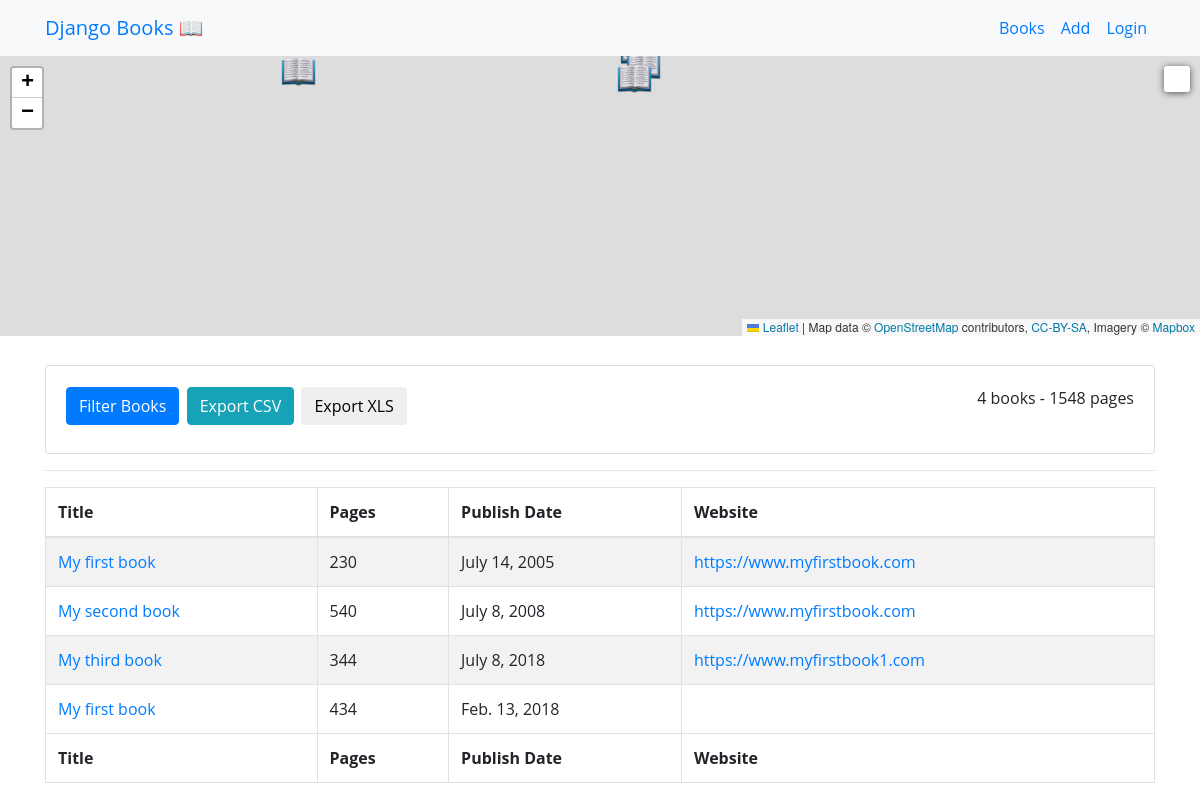
The page /books/ on the database its author committed.
### books/models.py (models this page shows, shortened)
class Book(models.Model):
    title = models.CharField(max_length=300)
    lat = models.DecimalField(max_digits=20, decimal_places=6)
    lon = models.DecimalField(max_digits=20, decimal_places=6)
    pages = models.IntegerField(default=1000)
    publish_date = models.DateField()
    website = models.URLField()
    synopsis = models.TextField()
    slug = models.SlugField(max_length=200)
    status = models.BooleanField(default=True)
    def get_absolute_url(self):
        return f'/books/{self.id}/{self.slug}/'

### books/views.py (the view)
def all_books(request):
    books = Book.objects.all()
    form = QueryForm(request.GET or None)
    paramDict = request.GET
    books = filter_books(books, paramDict)
    page_count = books.aggregate(Sum('pages'))
    map_books = [{'loc':[float(book.lon), float(book.lat)],
                  'title':book.title,
                  'url':book.get_absolute_url()} for book in books]
    context = {
        'books':books,
        'map_books': mark_safe(escapejs(json.dumps(map_books))),
        'page_count':page_count['pages__sum'],
        'form':form}
    return render(request, 'books/books.html', context)

### books/forms.py
class QueryForm(forms.Form):
    publish_date_before = forms.DateField(
        label='',
        required=False,
        widget = forms.TextInput(
            attrs={
                'class': 'form-control',
                'id':'datepicker1',
                'placeholder':'published before'
            }))
    publish_date_after = forms.DateField(
        label='',
        required=False,
        widget = forms.TextInput(
            attrs={
                'class': 'form-control',
                'id':'datepicker2',
                'placeholder':'published after'
            }))
    keywords = forms.CharField(
        required=False,
        label='',
        widget=forms.TextInput(
            attrs={
                'class':'form-control',
                'placeholder':'space-separated words matching title, synopsis, website or tags'
            }))

### books/utils/filter.py (called while the page is built, shortened)
def filter_books(books, paramDict):
    params = paramDict.keys()
    return books

### books/templates/books/books.html (shortened to what this page needs)
{% extends 'base.html' %}
{% load static %}
{% block head_extra %}
<link rel="stylesheet" href="{% static 'css/main.css' %}">
<link rel="stylesheet" href="{% static 'css/map-style.css' %}">
<link rel="stylesheet" href="{% static 'css/leaflet-search.css' %}">
<link rel="stylesheet" href="https://unpkg.com/leaflet@1.3.1/dist/leaflet.css"
integrity="sha512-Rksm5RenBEKSKFjgI3a41vrjkw4EVPlJ3+OiI65vTjIdo9brlAacEuKOiQ5OFh7cOI1bkDwLqdLw3Zg0cRJAAQ=="
crossorigin=""/>
<link href='https://api.mapbox.com/mapbox-gl-js/v0.44.1/mapbox-gl.css' rel='stylesheet' />
<link rel="stylesheet" type="text/css" href="https://cdn.datatables.net/v/dt/dt-1.10.16/datatables.min.css"/>
<link rel="stylesheet" href="https://cdnjs.cloudflare.com/ajax/libs/bootstrap-datepicker/1.7.1/css/bootstrap-datepicker.css" />
{% endblock head_extra %}
{% block content %}
    <div id="mapid"></div>
    <div class="container">
        <br />
            <div class="card" style="width: auto;">
            <div class="card-body">
                <div class="row">
                    <div class="col-md-6">
                <h3>
                    <form action="{% url 'books:csv' %}">
                        <a class="btn btn-primary" data-toggle="collapse" href="#collapseExample" aria-expanded="false" aria-controls="collapseExample">
                            Filter Books
                        </a>
                        <input type="submit" class="btn btn-info" form="id_query_form" formaction="{% url 'books:csv' %}" value="Export CSV">
                        <input type="submit" class="btn btn-default" form="id_query_form" formaction="{% url 'books:xls' %}" value="Export XLS">
                    </form>
                </h3>
                </div>
                <div style="text-align: right" class="col-md-6">
                    {{ books.count }} book{{ books | pluralize }} - {{ page_count }} page{{ page_count | pluralize }}
                </div>
                </div>
                    </div>
                </div>
            </div>
            <div class="container">
    <hr>
    <table id="book-table" class="table table-striped table-bordered" cellspacing="0" width="100%">
            <thead>
                <tr>
                    <th>Title</th>
                    <th>Pages</th>
                    <th>Publish Date</th>
                    <th>Website</th>
                </tr>
            </thead>
            <tfoot>
                <tr>
                    <th>Title</th>
                    <th>Pages</th>
                    <th>Publish Date</th>
                    <th>Website</th>
                </tr>
            </tfoot>
            <tbody>
                {% for book in books %}
                <tr>
                    <td><a href="{{ book.get_absolute_url }}">{{ book.title }}</td></a>
                    <td>{{ book.pages }}</td>
                    <td>{{ book.publish_date }}</td>
                    <td><a href="{{ book.website }}">{{ book.website }}</a></td>
                </a></tr>
                {% endfor %}
            </tbody>
        </table>
</div>
{% endblock %}

### templates/base.html (shortened to what this page needs)
{% load static %}
<!doctype html>
<html lang="en">
  <head>
    <link rel="stylesheet" href="https://maxcdn.bootstrapcdn.com/bootstrap/4.0.0/css/bootstrap.min.css">
    <link href="https://cdn.jsdelivr.net/npm/gijgo@1.8.1/combined/css/gijgo.min.css" rel="stylesheet" type="text/css" />
    {% block head_extra %}{% endblock %}
  </head>
  <body class="Site">
    {% block nav %}{% include 'nav.html' %}{% endblock nav %}
        <div class="Site-content">{% block content %}{% endblock%}</div>
  </body>
</html>

### templates/nav.html
<nav class="navbar navbar-custom navbar-expand-sm bg-light">
    <div class="container">
        <a class="navbar-brand" id="id_home" href="{% url 'books:all' %}">Django Books 📖</a>
        <ul class="nav navbar-nav navbar-right">
            <li class="nav-item">
                <a class="nav-link" id="id_all" href="{% url 'books:all' %}">Books</a>
            </li>
            <li class="nav-item">
                <a class="nav-link" id="id_new" href="{% url 'books:new' %}">
                    Add
                </a>
            </li>
            {% if request.user.is_authenticated %}
                <li class="nav-item pull-right">
                    <a class="nav-link pull-right" id="id_logout" href="{% url 'accounts:logout' %}">Logout</a>
                </li>
            {% else %}
                <li class="nav-item pull-right">
                    <a class="nav-link pull-right" id="id_login" href="{% url 'accounts:login' %}">Login</a>
                </li>
            {% endif %}
        </ul>
    </div>
</nav>

### static/css/main.css (style rules this page uses)
.navbar-custom { background-color: #cad1e0; }
.pull-right { float: right !important; }
#mapid { height: 280px; width: auto; margin-bottom:5px; }

### static/css/map-style.css (style rules this page uses)
html, body { font-family: 'Open Sans', sans-serif; margin: 0; padding: 0; height: 100%; width: 100%; box-sizing: border-box; }
*, *:before, *:after { box-sizing: border-box; }

### rows shown on the page
Book: title "My first book", pages "230", publish_date "July 14, 2005", website "https://www.myfirstbook.com"
Book: title "My second book", pages "540", publish_date "July 8, 2008", website "https://www.myfirstbook.com"
Book: title "My third book", pages "344", publish_date "July 8, 2018", website "https://www.myfirstbook1.com"
Book: title "My first book", pages "434", publish_date "Feb. 13, 2018"

### other values the page prints
{{ books.count }} "4"
{{ books | pluralize }} "s"
{{ page_count }} "1548"
{{ page_count | pluralize }} "s"
